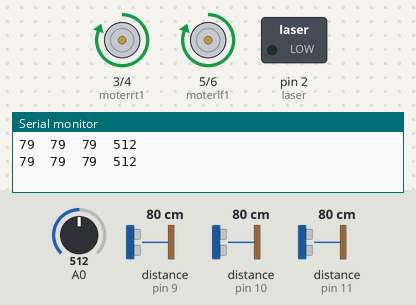
Simulated run of this sketch. Board: Arduino Uno, built with avr-gcc and run on an emulated ATmega328P. Shown: motor-driver pin pairs drawn as motors (green arrow = first pin HIGH = forward, orange = second pin HIGH = backward, longer = more drive), switched loads named in the sketch (green lamp = pin HIGH), the last lines printed to the serial monitor. Wiring (inferred from the names in the program): 3 × ultrasonic range finder: trigger pin 8, echo pin 9 / trigger pin 12, echo pin 11 / trigger pin 13, echo pin 10. The test bench sets the inputs (shaded band); at power-on: A0 = 512, distance to the obstacle (sensors on pin 11, pin 10, pin 9) 80 cm. The echo pulse lasts 58.3 µs per cm; pins used as bus, display or sensor lines are not drawn.

Above: at 1.2 s.
1.3 s: A0 set to 215
3.2 s: A0 set to 184
At 5.2 s:
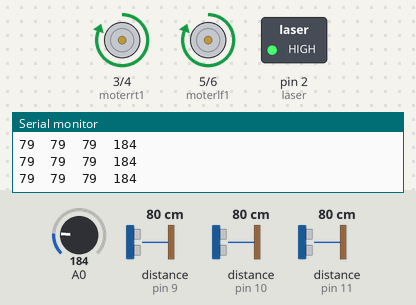
5.5 s: distance to the obstacle (sensor on pin 11) set to 39 cm
7.0 s: distance to the obstacle (sensor on pin 11) set to 32 cm
At 7.4 s:
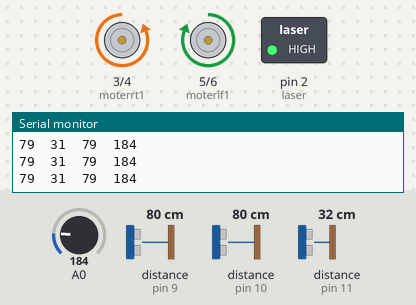
8.5 s: distance to the obstacle (sensor on pin 10) set to 83 cm
At 9.7 s:
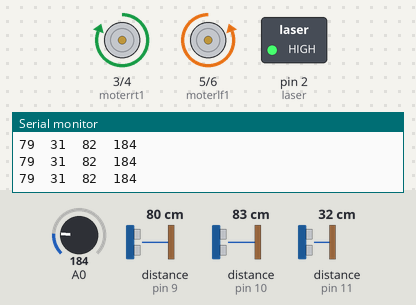
10.0 s: A0 set to 210
At 10.5 s:
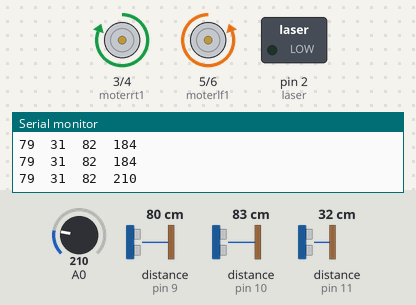
Timing chart, 0 to 12.5 s (numbered marks = the images above; inputs shaded):
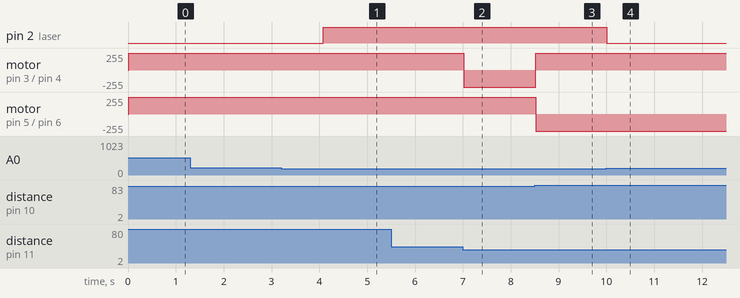

Measured:
- the behaviour switches between 201 and 200 on A0 (found by bisection; images 0 and 1)
- the behaviour switches between 36 and 35 cm on distance to the obstacle (sensor on pin 11) (found by bisection; images 1 and 2)
- the behaviour switches between 80 and 81 cm on distance to the obstacle (sensor on pin 10) (found by bisection; images 2 and 3)
- after the input at 3.2 s, pin 2 (laser): LOW → HIGH after 0.88 s
- after the input at 7.0 s, motor on pin 3 (moterrt1) / pin 4 (moterrt2): forward 255/255 → backward 255/255 at once
- after the input at 8.5 s, motor on pin 3 (moterrt1) / pin 4 (moterrt2): backward 255/255 → forward 255/255 at once; motor on pin 5 (moterlf1) / pin 6 (moterlf2): forward 255/255 → backward 255/255 at once
- after the input at 10.0 s, pin 2 (laser): HIGH → LOW at once

The sketch:

Code_for_Autonomous_Weed_Remover.ino
```cpp
int trigPin1=8;
int trigPin3=13;
int trigPin2=12;
int echoPin1=9;
int echoPin2=11;
int echoPin3=10;
int moterlf1=5;
int moterlf2=6;
int moterrt1=3;
int moterrt2=4;
int laser=2;
void setup()
{
  Serial.begin(9600);
  pinMode(trigPin1,OUTPUT);
  pinMode(trigPin2,OUTPUT);
  pinMode(trigPin3,OUTPUT);
  pinMode(echoPin1,INPUT);
  pinMode(echoPin2,INPUT);
  pinMode(echoPin3,INPUT);
  pinMode(moterlf1,OUTPUT);
  pinMode(moterlf2,OUTPUT);
  pinMode(moterrt1,OUTPUT);
  pinMode(moterrt2,OUTPUT);
  pinMode(laser,OUTPUT);
  pinMode(A0,INPUT);
}

void loop()
{
  long duration1,duration2,duration3;
  long distance1,distance2,distance3;
 digitalWrite(trigPin1,LOW);
 delayMicroseconds(2);
 digitalWrite(trigPin1,HIGH);
 delayMicroseconds(10);
 digitalWrite(trigPin1,LOW);
 duration1=pulseIn(echoPin1,HIGH,10000);
 digitalWrite(trigPin2,LOW);
 delayMicroseconds(2);
 digitalWrite(trigPin2,HIGH);
 delayMicroseconds(10);
 digitalWrite(trigPin2,LOW);
 duration2=pulseIn(echoPin2,HIGH,10000);
 digitalWrite(trigPin3,LOW);
 delayMicroseconds(2);
 digitalWrite(trigPin3,HIGH);
 delayMicroseconds(10);
 digitalWrite(trigPin3,LOW);
 duration3=pulseIn(echoPin3,HIGH,10000);
 distance1=(duration1/2)*0.03435;
 distance2=(duration2/2)*0.03435;
 distance3=(duration3/2)*0.03435;
 Serial.print(distance1);
 Serial.print("\t");
 Serial.print(distance2);
 Serial.print("\t");
 Serial.print(distance3);
 Serial.print("\t");
 if(distance1==0)
 distance1=200;

  if(distance2==0)
 distance2=200;

  if(distance3==0)
 distance3=200;

 if(distance2>=35)
 {
    if((distance1>=27&&distance3>=27)||(distance1<=26&&distance3<=26))
      forward();
    if(distance1>=27&&distance3<=26)
      left();

    if(distance1<=26&&distance3>=27)
      right();
 }

 if(distance2<=34)
 {
    if(distance1>=27&&distance3<=26)
      left();
    if(distance1<=26&&distance3>=27)
      right();
    if(distance1<=26&&distance3<=26)
      back();
    if(distance1>=27&&distance3>=27)
    {
        if(distance1>=distance3)
          left();
        else
          right();
    }
 }

  Serial.print(analogRead(A0));
  Serial.print("\n");
   if(analogRead(A0)<=200)
   digitalWrite(laser,HIGH);
   else
   {
   digitalWrite(laser,LOW);
   delay(1000);
  }

}


void forward()
{
 digitalWrite(moterlf1,HIGH);
 digitalWrite(moterlf2,LOW);
 digitalWrite(moterrt1,HIGH);
 digitalWrite(moterrt2,LOW);
}
void right()
{
 digitalWrite(moterlf1,LOW);
 digitalWrite(moterlf2,HIGH);
 digitalWrite(moterrt1,HIGH);
 digitalWrite(moterrt2,LOW);
}
void left()
{
 digitalWrite(moterlf1,HIGH);
 digitalWrite(moterlf2,LOW);
 digitalWrite(moterrt1,LOW);
 digitalWrite(moterrt2,HIGH);
}
void back()
{
 digitalWrite(moterlf1,LOW);
 digitalWrite(moterlf2,HIGH);
 digitalWrite(moterrt1,LOW);
 digitalWrite(moterrt2,HIGH);
}
```
